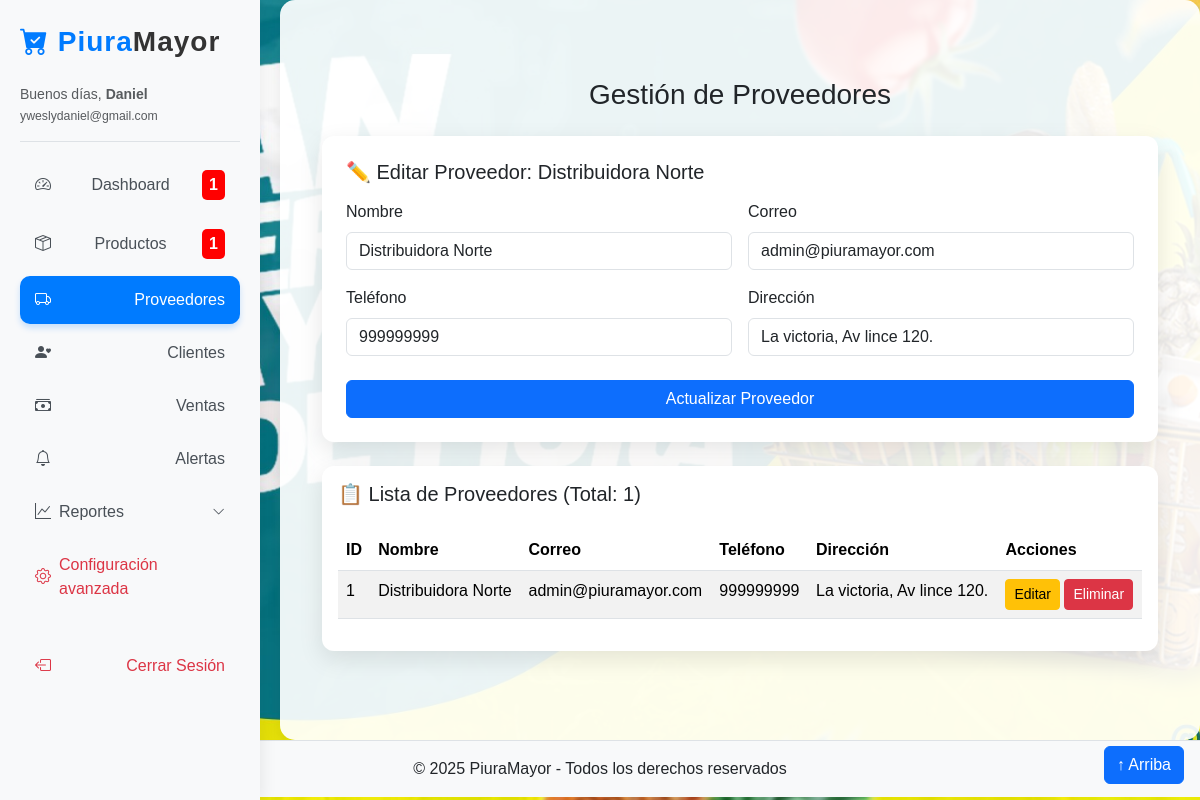
/proveedores.php?editar=1 (signed in), run on the app's committed database.
### tables this page shows
CREATE TABLE `proveedores` (
  `id` int(11) NOT NULL,
  `nombre` varchar(150) NOT NULL,
  `telefono` varchar(50) DEFAULT NULL,
  `correo` varchar(100) DEFAULT NULL,
  `direccion` varchar(255) DEFAULT NULL,
  `creado_at` timestamp NOT NULL DEFAULT current_timestamp()
);

### proveedores.php (the view, shortened to what this page needs)
<?php
include 'includes/header.php';
$proveedorEditar = null;
if (isset($_GET['editar'])) {
    $id = $_GET['editar'];
    $stmt = $pdo->prepare("SELECT * FROM proveedores WHERE id=?");
    $stmt->execute([$id]);
    $proveedorEditar = $stmt->fetch();
}
$proveedores = $pdo->query("SELECT * FROM proveedores ORDER BY id DESC")->fetchAll(PDO::FETCH_ASSOC);
?>
<div class="container mt-5">
  <h3 class="text-center mb-4">Gestión de Proveedores</h3>
  <div class="card p-4 mb-4">
    <form method="post">
      <?php if ($proveedorEditar): ?>
        <h5 class="mb-3">✏️ Editar Proveedor: <?= htmlspecialchars($proveedorEditar['nombre']) ?></h5>
      <?php else: ?>
        <h5 class="mb-3">➕ Agregar Nuevo Proveedor</h5>
      <?php endif; ?>
      <div class="row g-3">
        <div class="col-md-6">
          <label class="form-label">Nombre</label>
          <input type="text" name="nombre" class="form-control" value="<?= htmlspecialchars($proveedorEditar['nombre'] ?? '') ?>" required>
        </div>
        <div class="col-md-6">
          <label class="form-label">Correo</label>
          <input type="email" name="correo" class="form-control" value="<?= htmlspecialchars($proveedorEditar['correo'] ?? '') ?>" required>
        </div>
        <div class="col-md-6">
          <label class="form-label">Teléfono</label>
          <input type="text" name="telefono" class="form-control"
                 value="<?= htmlspecialchars($proveedorEditar['telefono'] ?? '') ?>"
                 required maxlength="9" pattern="\d{9}" title="Debe tener 9 dígitos numéricos">
        </div>
        <div class="col-md-6">
          <label class="form-label">Dirección</label>
          <input type="text" name="direccion" class="form-control" value="<?= htmlspecialchars($proveedorEditar['direccion'] ?? '') ?>">
        </div>
      </div>
      <div class="mt-4">
        <button type="submit" name="<?= $proveedorEditar ? 'editar' : 'agregar' ?>" class="btn btn-primary w-100">
          <?= $proveedorEditar ? 'Actualizar Proveedor' : 'Agregar Proveedor' ?>
        </button>
      </div>
    </form>
  </div>
  <div class="card p-3">
    <h5>📋 Lista de Proveedores (Total: <?= count($proveedores) ?>)</h5>
    <div class="table-responsive">
        <table class="table table-striped mt-3">
            <thead>
                <tr>
                    <th>ID</th>
                    <th>Nombre</th>
                    <th>Correo</th>
                    <th>Teléfono</th>
                    <th>Dirección</th>
                    <th>Acciones</th>
                </tr>
            </thead>
            <tbody>
                <?php foreach ($proveedores as $row): ?>
                <tr>
                    <td><?= $row['id'] ?></td>
                    <td><?= htmlspecialchars($row['nombre']) ?></td>
                    <td><?= htmlspecialchars($row['correo']) ?></td>
                    <td><?= htmlspecialchars($row['telefono']) ?></td>
                    <td><?= htmlspecialchars($row['direccion']) ?></td>
                    <td>
                        <a href="editar_proveedores.php?id=<?= $row['id'] ?>" class="btn btn-warning btn-sm">Editar</a>
                        <a href="proveedores.php?eliminar=<?= $row['id'] ?>" class="btn btn-danger btn-sm" onclick="return confirm('¿Eliminar este proveedor?')">Eliminar</a>
                    </td>
                </tr>
                <?php endforeach; ?>
            </tbody>
        </table>
    </div>
  </div>
</div>
<?php include 'includes/footer.php'; ?>

### data on the page
proveedores: nombre "Distribuidora Norte", correo "admin@piuramayor.com", telefono "999999999", direccion "La victoria, Av lince 120.", id "1"

### other printed values
$saludo "Buenos días"
$_SESSION['user']['nombre'] "Daniel"
$_SESSION['user']['correo'] "yweslydaniel@gmail.com"
$alertaStock "1"
count($proveedores) "1"
